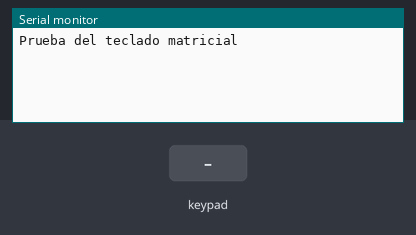
A sketch run on a simulated Arduino Uno, built with avr-gcc and run on an emulated ATmega328P. Parts: the last lines printed to the serial monitor. The test bench sets the inputs (shaded band).

Above: at 1.2 s.
1.3 s: key '1' pressed
At 1.8 s:
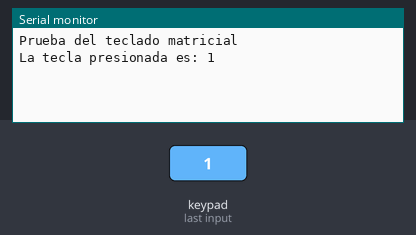
2.8 s: keypad keys 1 2 # pressed 0.4 s apart
At 4.8 s:
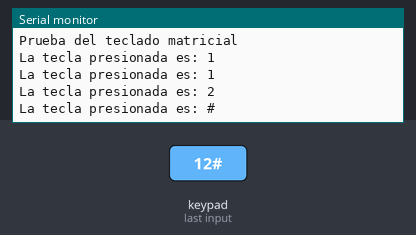
5.5 s: key 'A' pressed
At 6.4 s:
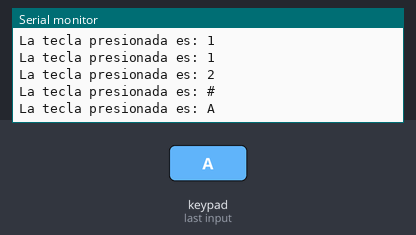
7.0 s: keypad keys 1 2 * pressed 0.4 s apart
At 9.3 s:
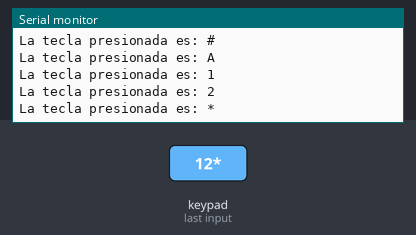
9.7 s: key 'B' pressed
At 10.6 s:
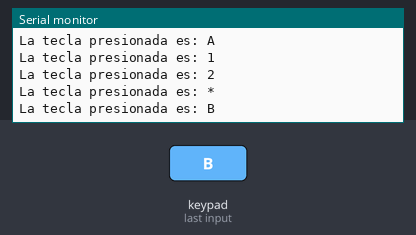
11.2 s: keypad keys 1 2 D pressed 0.4 s apart
At 12.6 s:
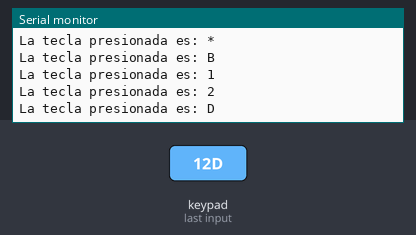

Measured:
- after the input at 1.3 s, the serial monitor: prints a new line at once (image 1)
- after the input at 2.8 s, the serial monitor: prints a new line after 0.41 s (image 2)
- after the input at 5.5 s, the serial monitor: prints a new line at once (image 3)
- after the input at 7.0 s, the serial monitor: prints a new line at once (image 4)
- after the input at 9.7 s, the serial monitor: prints a new line at once (image 5)
- after the input at 11.2 s, the serial monitor: prints a new line at once (image 6)

The sketch:

Keypad_4x4.ino
```cpp
/*
   Fundacion Kinal
   Centro educativo tecnico laboral Kinal
   Quinto perito
   Quinto electronica
   Codigo Tecnico: EB5AM / EB5AV
   Curso: Taller de electronica digital y reparacion de computadoras I
   Proyecto: Uso del keypad 4x4
   Dev: Profe. Alejandro Lopez Navas
   Fecha: 07 de mayo
   link de la simulacion: https://www.tinkercad.com/things/hT3S7wV0sAJ-uso-del-keypad

*/

//Librerias
#include <Keypad.h>    //Libreria que me permite usar el teclado matricial.

//Macros o directivas de preprocesador
#define filas_teclado 4   //cantidad de filas que posee el teclado matricial.
#define columnas_teclado 4 //cantidad de columnas que posee el teclado matricial.
#define f1_teclado 2  //pin2 conectado a la fila 1
#define f2_teclado 3  //pin3 conectado a la fila 2
#define f3_teclado 4  //pin4 conectado a la fila 3
#define f4_teclado 5  //pin5 conectado a la fila 4
#define c1_teclado 6  //pin6 conectado a la columna 1
#define c2_teclado 7  //pin7 conectado a la columna 2
#define c3_teclado 8  //pin8 conectado a la columna 3
#define c4_teclado 9  //pin9 conectado a la columna 4
#define IN0_bcd    A0 //pinA0 conectado al IN0 del BCD
#define IN1_bcd    A1 //pinA1 conectado al IN1 del BCD
#define IN2_bcd    A2 //pinA2 conectado al IN2 del BCD
#define IN3_bcd    A3 //pinA3 conectado al IN3 del BCD


//Creo una matriz led con la disposicion fisica de las teclas
char keys[filas_teclado][columnas_teclado] = {
  {'1','2','3','A'},
  {'4','5','6','B'},
  {'7','8','9','C'},
  {'*','0','#','D'}
};

//Arreglos en los que defino los pines a utilizar, tanto para las columnas como para las filas
byte pines_filas[filas_teclado] = {f1_teclado,f2_teclado,f3_teclado,f4_teclado};
byte pines_columnas[columnas_teclado] = {c1_teclado,c2_teclado,c3_teclado,c4_teclado};


//Creo el constructor para poder usar el teclado matricial.
Keypad teclado_profe = Keypad( makeKeymap(keys), pines_filas, pines_columnas, filas_teclado,columnas_teclado);

void setup()
{
  Serial.begin(9600);    //Inicio la comunicacion serial.
  Serial.println("Prueba del teclado matricial");   //Envio de mensaje
}

void loop()
{

  char tecla = teclado_profe.getKey();  //Obtengo la tecla que presione


  //Si alguna tecla ha sido presionada
  if(tecla)
  {
    Serial.print("La tecla presionada es: ");   //Envio el mensaje
    Serial.println(tecla);    //Muestro por la terminal la tecla presionada

    //Muestro el valor de la tecla presionada en un display de 7 segmentos.
    switch(tecla)
    {
      case('0'):
      {
        digitalWrite(IN0_bcd, LOW);
        digitalWrite(IN1_bcd, LOW);
        digitalWrite(IN2_bcd, LOW);
        digitalWrite(IN3_bcd, LOW);
      break;
      }
      case('1'):
      {
        digitalWrite(IN0_bcd, HIGH);
        digitalWrite(IN1_bcd, LOW);
        digitalWrite(IN2_bcd, LOW);
        digitalWrite(IN3_bcd, LOW);
      break;
      }
      case('2'):
      {
        digitalWrite(IN0_bcd, LOW);
        digitalWrite(IN1_bcd, HIGH);
        digitalWrite(IN2_bcd, LOW);
        digitalWrite(IN3_bcd, LOW);
      break;
      }
      case('3'):
      {
        digitalWrite(IN0_bcd, HIGH);
        digitalWrite(IN1_bcd, HIGH);
        digitalWrite(IN2_bcd, LOW);
        digitalWrite(IN3_bcd, LOW);
      break;
      }
      case('4'):
      {
        digitalWrite(IN0_bcd, LOW);
        digitalWrite(IN1_bcd, LOW);
        digitalWrite(IN2_bcd, HIGH);
        digitalWrite(IN3_bcd, LOW);;
      break;
      }
      case('5'):
      {
        digitalWrite(IN0_bcd, HIGH);
        digitalWrite(IN1_bcd, LOW);
        digitalWrite(IN2_bcd, HIGH);
        digitalWrite(IN3_bcd, LOW);
      break;
      }
      case('6'):
      {
        digitalWrite(IN0_bcd, LOW);
        digitalWrite(IN1_bcd, HIGH);
        digitalWrite(IN2_bcd, HIGH);
        digitalWrite(IN3_bcd, LOW);
      break;
      }
      case('7'):
      {
        digitalWrite(IN0_bcd, HIGH);
        digitalWrite(IN1_bcd, HIGH);
        digitalWrite(IN2_bcd, HIGH);
        digitalWrite(IN3_bcd, LOW);
      break;
      }
      case('8'):
      {
        digitalWrite(IN0_bcd, LOW);
        digitalWrite(IN1_bcd, LOW);
        digitalWrite(IN2_bcd, LOW);
        digitalWrite(IN3_bcd, HIGH);
      break;
      }
      case('9'):
      {
        digitalWrite(IN0_bcd, HIGH);
        digitalWrite(IN1_bcd, LOW);
        digitalWrite(IN2_bcd, LOW);
        digitalWrite(IN3_bcd, HIGH);
      break;
      }
    }
  }
}
```
